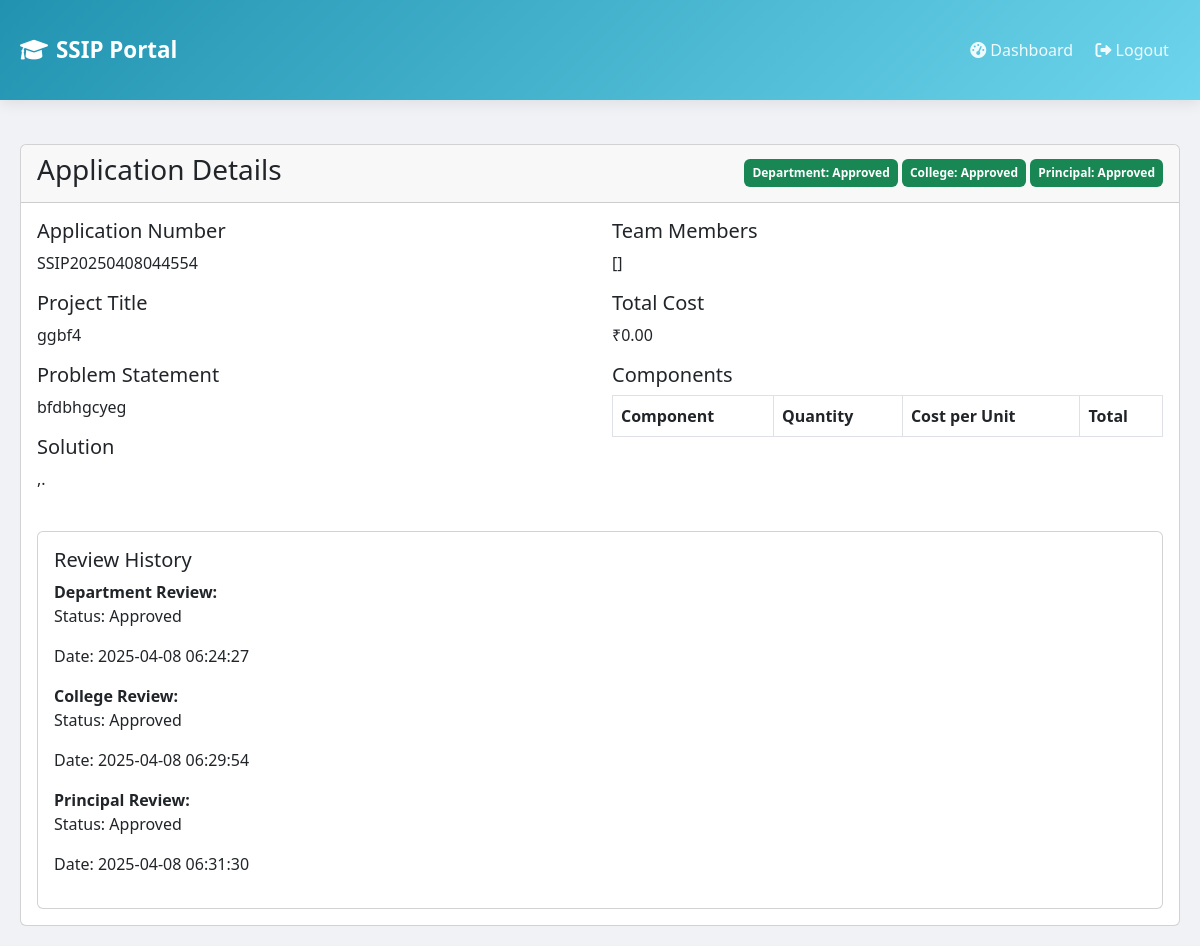
Before: /application/2 (signed in) with the older database file.
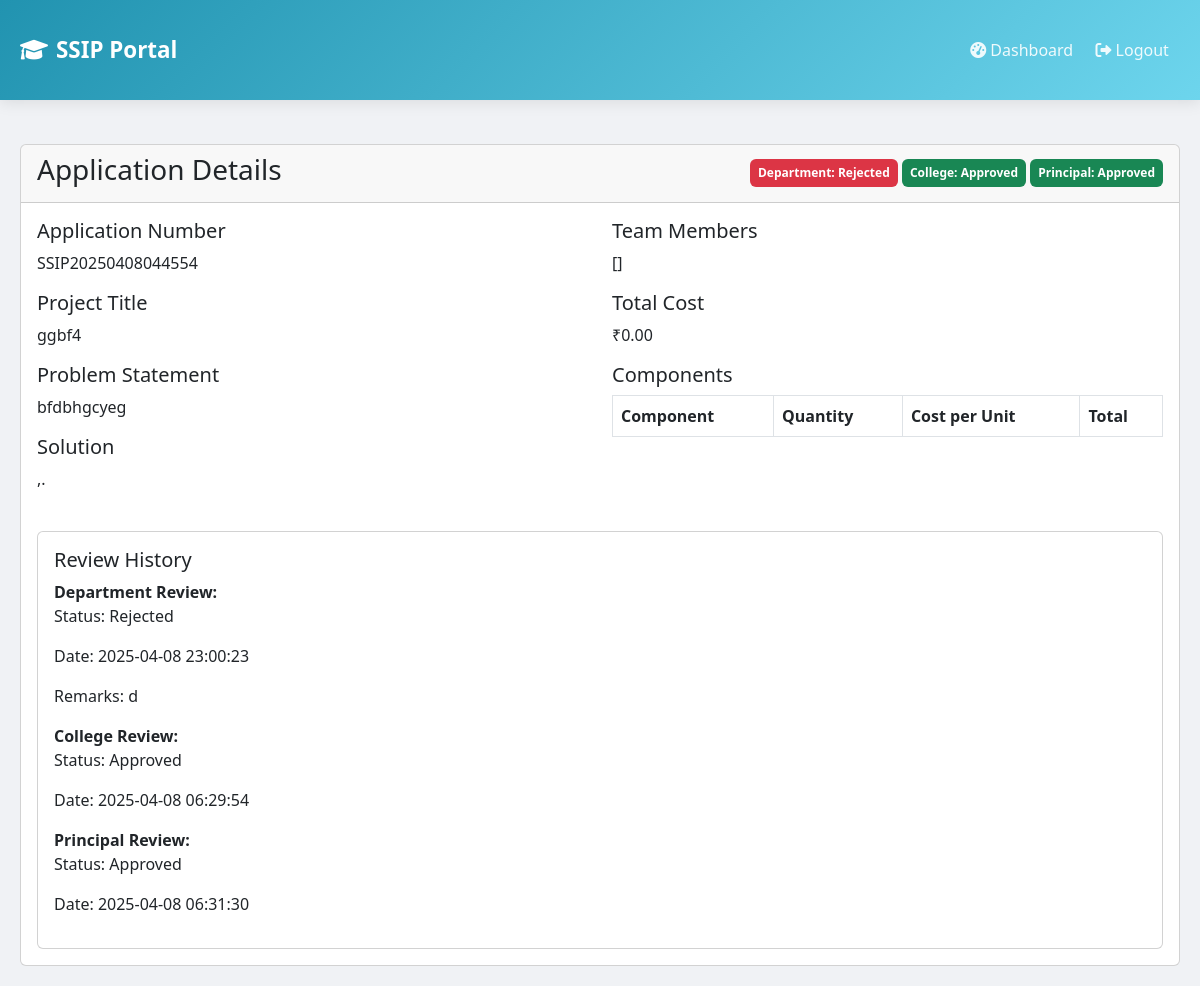
After: the same page with the newer database file.
### app.py (models this page shows, shortened)
class Application(db.Model):
    id = db.Column(db.Integer, primary_key=True)
    application_number = db.Column(db.String(50), unique=True)
    user_id = db.Column(db.Integer, db.ForeignKey('user.id'), nullable=False)
    project_title = db.Column(db.String(200), nullable=False)
    problem_statement = db.Column(db.Text, nullable=False)
    solution = db.Column(db.Text, nullable=False)
    team_members = db.Column(db.String(500))
    total_cost = db.Column(db.Float, nullable=False)
    quotation_path = db.Column(db.String(200))
    created_at = db.Column(db.DateTime, default=datetime.utcnow)
    team_size = db.Column(db.Integer, default=1)
    project_duration = db.Column(db.Integer, default=6)  # in months
    completion_percentage = db.Column(db.Integer, default=0)
    innovation_score = db.Column(db.Integer, default=0)  # 0-100
    technical_complexity = db.Column(db.String(20), default='medium')  # low, medium, high
    project_domain = db.Column(db.String(50))
    implementation_status = db.Column(db.String(20), default='planning')  # planning, in-progress, testing, completed
    dept_status = db.Column(db.String(20), default='pending')
    dept_remarks = db.Column(db.Text)
    dept_review_date = db.Column(db.DateTime)
    college_status = db.Column(db.String(20), default='pending')
    college_remarks = db.Column(db.Text)
    college_review_date = db.Column(db.DateTime)
    principal_status = db.Column(db.String(20), default='pending')
    principal_remarks = db.Column(db.Text)
    principal_review_date = db.Column(db.DateTime)
    applicant = db.relationship('User', back_populates='user_applications')
    funding_request = db.relationship('FundingRequest', back_populates='ssip_application', uselist=False)
    purchase_lists = db.relationship('PurchaseList', back_populates='application')
    utilization_certificates = db.relationship('UtilizationCertificate', back_populates='application')
    components = db.relationship('Component', back_populates='application')
    application_notifications = db.relationship('Notification', back_populates='related_application')

### app.py (the view)
@app.route('/application/<int:id>')
@login_required
def view_application(id):
    application = Application.query.get_or_404(id)
    components = Component.query.filter_by(application_id=id).all()
    return render_template('view_application.html',
                         application=application,
                         components=components)

### app.py (called while the page is built)
@login_manager.user_loader
def load_user(user_id):
    return User.query.get(int(user_id))

### templates/view_application.html (shortened to what this page needs)
{% extends "base.html" %}
{% block content %}
<div class="container mt-4">
    <div class="card">
        <div class="card-header d-flex justify-content-between align-items-center">
            <h3>Application Details</h3>
            <div class="badge-group">
                <span class="badge {% if application.dept_status == 'approved' %}bg-success{% elif application.dept_status == 'rejected' %}bg-danger{% else %}bg-warning{% endif %} p-2">
                    Department: {{ application.dept_status|title }}
                </span>
                <span class="badge {% if application.college_status == 'approved' %}bg-success{% elif application.college_status == 'rejected' %}bg-danger{% else %}bg-warning{% endif %} p-2">
                    College: {{ application.college_status|title }}
                </span>
                <span class="badge {% if application.principal_status == 'approved' %}bg-success{% elif application.principal_status == 'rejected' %}bg-danger{% else %}bg-warning{% endif %} p-2">
                    Principal: {{ application.principal_status|title }}
                </span>
            </div>
        </div>
        <div class="card-body">
            <div class="row mb-4">
                <div class="col-md-6">
                    <h5>Application Number</h5>
                    <p>{{ application.application_number }}</p>
                    <h5>Project Title</h5>
                    <p>{{ application.project_title }}</p>
                    <h5>Problem Statement</h5>
                    <p>{{ application.problem_statement }}</p>
                    <h5>Solution</h5>
                    <p>{{ application.solution }}</p>
                </div>
                <div class="col-md-6">
                    <h5>Team Members</h5>
                    <p>{{ application.team_members }}</p>
                    <h5>Total Cost</h5>
                    <p>₹{{ "%.2f"|format(application.total_cost) }}</p>
                    <h5>Components</h5>
                    <table class="table table-bordered">
                        <thead>
                            <tr>
                                <th>Component</th>
                                <th>Quantity</th>
                                <th>Cost per Unit</th>
                                <th>Total</th>
                            </tr>
                        </thead>
                    </table>
                </div>
            </div>
            <div class="card">
                <div class="card-body">
                    <h5>Review History</h5>
                    <div class="timeline">
                        {% if application.dept_review_date %}
                        <div class="timeline-item">
                            <strong>Department Review:</strong>
                            <p>Status: {{ application.dept_status|title }}</p>
                            <p>Date: {{ application.dept_review_date.strftime('%Y-%m-%d %H:%M:%S') }}</p>
                            {% if application.dept_remarks %}
                            <p>Remarks: {{ application.dept_remarks }}</p>
                            {% endif %}
                        </div>
                        {% endif %}
                        {% if application.college_review_date %}
                        <div class="timeline-item">
                            <strong>College Review:</strong>
                            <p>Status: {{ application.college_status|title }}</p>
                            <p>Date: {{ application.college_review_date.strftime('%Y-%m-%d %H:%M:%S') }}</p>
                        </div>
                        {% endif %}
                        {% if application.principal_review_date %}
                        <div class="timeline-item">
                            <strong>Principal Review:</strong>
                            <p>Status: {{ application.principal_status|title }}</p>
                            <p>Date: {{ application.principal_review_date.strftime('%Y-%m-%d %H:%M:%S') }}</p>
                        </div>
                        {% endif %}
                    </div>
                </div>
            </div>
        </div>
    </div>
</div>
{% endblock %}

### templates/base.html (shortened to what this page needs)
<!DOCTYPE html>
<html lang="en">
<head>
    <link href="https://cdn.jsdelivr.net/npm/bootstrap@5.3.0/dist/css/bootstrap.min.css" rel="stylesheet">
    <link href="https://cdnjs.cloudflare.com/ajax/libs/font-awesome/6.0.0/css/all.min.css" rel="stylesheet">
</head>
<body>
    <nav class="navbar navbar-expand-lg navbar-dark">
        <div class="container">
            <a class="navbar-brand" href="{{ url_for('dashboard') }}">
                <i class="fas fa-graduation-cap me-2"></i>SSIP Portal
            </a>
            <div class="collapse navbar-collapse" id="navbarNav">
                <ul class="navbar-nav ms-auto">
                    {% if current_user.is_authenticated %}
                    <li class="nav-item">
                        <a class="nav-link" href="{{ url_for('dashboard') }}">
                            <i class="fas fa-tachometer-alt me-1"></i>Dashboard
                        </a>
                    </li>
                    <li class="nav-item">
                        <a class="nav-link" href="{{ url_for('logout') }}">
                            <i class="fas fa-sign-out-alt me-1"></i>Logout
                        </a>
                    </li>
                    {% else %}
                    <li class="nav-item">
                        <a class="nav-link" href="{{ url_for('login') }}">
                            <i class="fas fa-sign-in-alt me-1"></i>Login
                        </a>
                    </li>
                    {% endif %}
                </ul>
            </div>
        </div>
    </nav>
    {% block content %}{% endblock %}
</body>
</html>

### templates/base.html (style rules this page uses)
:root { --primary-gradient: linear-gradient(135deg, #2193b0, #6dd5ed); --secondary-gradient: linear-gradient(135deg, #FF8008, #FFC837); --success-gradient: linear-gradient(135deg, #11998e, #38ef7d); --warning-gradient: linear-gradient(135deg, #F2994A, #F2C94C); --danger-gradient: linear-gradient(135deg, #eb3349, #f45c43); }
body { background: #f0f2f5; font-family: 'Segoe UI', system-ui, -apple-system, sans-serif; }
.navbar { background: var(--primary-gradient) !important; box-shadow: 0 2px 15px rgba(0,0,0,0.1); }
.navbar-brand { font-weight: 600; color: white !important; font-size: 1.4rem; }
.nav-link { color: rgba(255,255,255,0.9) !important; font-weight: 500; transition: all 0.3s ease; padding: 0.5rem 1rem; border-radius: 8px; margin: 0 0.2rem; }
.container { max-width: 1200px; margin: 0 auto; padding: 20px; }

Changed rows visible on the page:
changed Application "SSIP20250408044554": dept_status "Approved" → "Rejected"; dept_review_date "2025-04-08 06:24:27" → "2025-04-08 23:00:23"; dept_remarks (not shown) → "d"
Other visible differences:
text now shown: "Remarks:"
